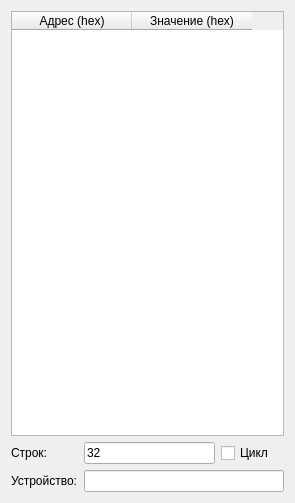
<?xml version="1.0" encoding="UTF-8"?>
<ui version="4.0">
 <class>Dialog</class>
 <widget class="QDialog" name="Dialog">
  <property name="geometry">
   <rect>
    <x>0</x>
    <y>0</y>
    <width>295</width>
    <height>503</height>
   </rect>
  </property>
  <property name="windowTitle">
   <string>Dialog</string>
  </property>
  <layout class="QGridLayout" name="gridLayout">
   <item row="4" column="1" colspan="3">
    <widget class="QLineEdit" name="device"/>
   </item>
   <item row="0" column="0" colspan="4">
    <widget class="QTableWidget" name="table">
     <attribute name="horizontalHeaderDefaultSectionSize">
      <number>120</number>
     </attribute>
     <column>
      <property name="text">
       <string>Адрес (hex)</string>
      </property>
     </column>
     <column>
      <property name="text">
       <string>Значение (hex)</string>
      </property>
     </column>
    </widget>
   </item>
   <item row="4" column="0">
    <widget class="QLabel" name="label">
     <property name="text">
      <string>Устройство:</string>
     </property>
    </widget>
   </item>
   <item row="3" column="0">
    <widget class="QLabel" name="label_2">
     <property name="text">
      <string>Строк:</string>
     </property>
    </widget>
   </item>
   <item row="3" column="1" colspan="2">
    <widget class="QLineEdit" name="lines">
     <property name="inputMask">
      <string>dd;_</string>
     </property>
     <property name="text">
      <string>32</string>
     </property>
    </widget>
   </item>
   <item row="3" column="3">
    <widget class="QCheckBox" name="cycle">
     <property name="layoutDirection">
      <enum>Qt::LeftToRight</enum>
     </property>
     <property name="text">
      <string>Цикл</string>
     </property>
    </widget>
   </item>
  </layout>
 </widget>
 <resources/>
 <connections/>
</ui>
